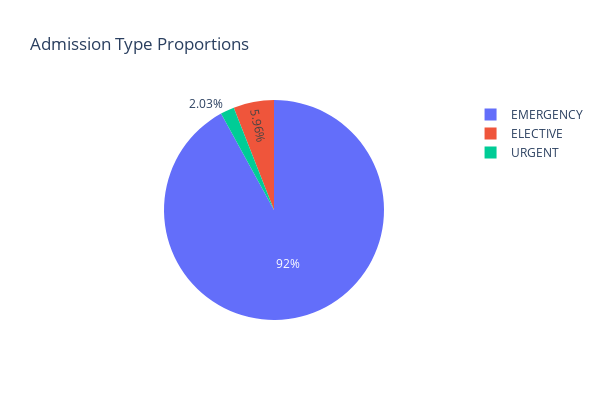

Notebook source saved alongside this figure:
### Markdown cell above
### Distribution of Admisison Type

### Code cell
px.pie(
    all_events_df,
    names="ADMISSION_TYPE",
    title=f"Admission Type Proportions",
    labels={"ADMISSION_TYPE": "Admission Type"},
    color_discrete_sequence=px.colors.qualitative.Plotly,
    height=400,
    width=600
).show()

### Figure 1 — Plotly figure (JSON) as saved in the notebook; plotly's stock layout.template omitted (floating-point values rounded to 4 significant figures; data arrays with more than 128 entries replaced by an {"elided": "..."} marker saying what was removed)
{"data": [{"domain": {"x": [0, 1], "y": [0, 1]}, "hovertemplate": "Admission Type=%{label}<extra></extra>", "labels": {"elided": "4377 str values"}, "legendgroup": "", "name": "", "showlegend": true, "type": "pie"}], "layout": {"height": 400, "legend": {"tracegroupgap": 0}, "piecolorway": ["#636EFA", "#EF553B", "#00CC96", "#AB63FA", "#FFA15A", "#19D3F3", "#FF6692", "#B6E880", "#FF97FF", "#FECB52"], "title": {"text": "Admission Type Proportions"}, "width": 600}}
